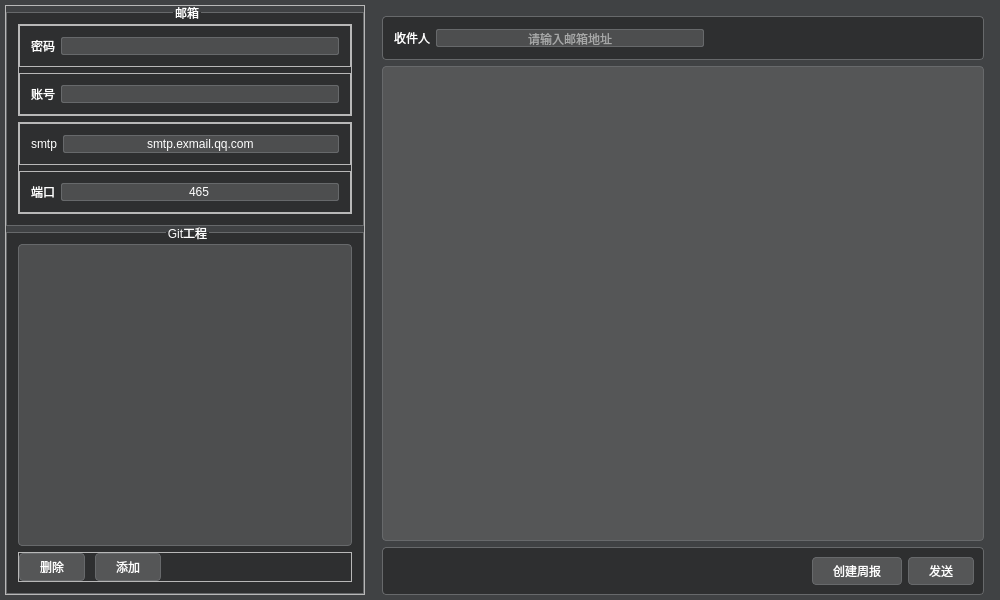
<?xml version="1.0" encoding="UTF-8"?>
<ui version="4.0">
 <class>MainWindow</class>
 <widget class="QMainWindow" name="MainWindow">
  <property name="geometry">
   <rect>
    <x>0</x>
    <y>0</y>
    <width>1000</width>
    <height>600</height>
   </rect>
  </property>
  <property name="minimumSize">
   <size>
    <width>1000</width>
    <height>600</height>
   </size>
  </property>
  <property name="maximumSize">
   <size>
    <width>1000</width>
    <height>600</height>
   </size>
  </property>
  <property name="windowTitle">
   <string>登录配置</string>
  </property>
  <property name="styleSheet">
   <string notr="true">QWidget#centralWidget
{
	background-color: rgb(64, 66, 68);
}

QLineEdit
{
    border-radius: 2px;
    border: 1px solid rgb(103, 105, 107);
	background-color: rgb(77, 78, 79);
    color: white;
}

QGroupBox
{
   border: 1px solid rgb(103, 105, 107);
   margin-top:6px;
   background-color: rgb(46, 47, 48)
}

QGroupBox::title 
{
	subcontrol-origin: margin;
	subcontrol-position: top center;
    color: white;
}

QPushButton 
{
	background-color: rgb(85, 86, 87);
	border-radius: 4px;
    border: 1px solid rgb(103, 105, 107);
    color: white;
    padding: 4px 20px;
    border-radius: 4px;

}

QLabel 
{
	color: white;
}

QTextEdit {
	background-color: rgb(85, 86, 87);
	border-radius: 4px;
    border: 1px solid rgb(103, 105, 107);
    padding: 10px 30px 10px 30px;
    color: white;
}

QFrame#tool
{
	border-radius: 4px;
    border: 1px solid rgb(103, 105, 107);
	background-color: rgb(46, 47, 48);
}

QFrame#foot
{
	border-radius: 4px;
    border: 1px solid rgb(103, 105, 107);
	background-color: rgb(46, 47, 48);
}

QListWidget#projectList
{
	background-color: rgb(77, 78, 79);
	border: 1px solid rgb(103, 105, 107) ;
    border-radius: 4px;
}

QListWidget#projectList::item {
	background-color:rgb(46, 47, 48);
}

QListWidget#projectList::item:selected
{
	background-color: rgb(25, 25, 26)
}
</string>
  </property>
  <widget class="QWidget" name="centralWidget">
   <layout class="QHBoxLayout" name="horizontalLayout_7">
    <property name="leftMargin">
     <number>5</number>
    </property>
    <property name="topMargin">
     <number>5</number>
    </property>
    <property name="rightMargin">
     <number>5</number>
    </property>
    <property name="bottomMargin">
     <number>5</number>
    </property>
    <item>
     <widget class="QFrame" name="aside">
      <property name="minimumSize">
       <size>
        <width>360</width>
        <height>0</height>
       </size>
      </property>
      <property name="maximumSize">
       <size>
        <width>360</width>
        <height>16777215</height>
       </size>
      </property>
      <property name="frameShape">
       <enum>QFrame::StyledPanel</enum>
      </property>
      <property name="frameShadow">
       <enum>QFrame::Raised</enum>
      </property>
      <layout class="QVBoxLayout" name="verticalLayout_6">
       <property name="spacing">
        <number>0</number>
       </property>
       <property name="leftMargin">
        <number>0</number>
       </property>
       <property name="topMargin">
        <number>0</number>
       </property>
       <property name="rightMargin">
        <number>0</number>
       </property>
       <property name="bottomMargin">
        <number>0</number>
       </property>
       <item>
        <widget class="QGroupBox" name="groupBox">
         <property name="title">
          <string>邮箱</string>
         </property>
         <layout class="QVBoxLayout" name="verticalLayout_2">
          <item>
           <widget class="QFrame" name="frame_3">
            <property name="frameShape">
             <enum>QFrame::StyledPanel</enum>
            </property>
            <property name="frameShadow">
             <enum>QFrame::Raised</enum>
            </property>
            <layout class="QVBoxLayout" name="verticalLayout_4">
             <property name="leftMargin">
              <number>0</number>
             </property>
             <property name="topMargin">
              <number>0</number>
             </property>
             <property name="rightMargin">
              <number>0</number>
             </property>
             <property name="bottomMargin">
              <number>0</number>
             </property>
             <item>
              <widget class="QFrame" name="frame_6">
               <property name="frameShape">
                <enum>QFrame::StyledPanel</enum>
               </property>
               <property name="frameShadow">
                <enum>QFrame::Raised</enum>
               </property>
               <layout class="QHBoxLayout" name="horizontalLayout_5">
                <item>
                 <widget class="QLabel" name="label_2">
                  <property name="text">
                   <string>密码</string>
                  </property>
                 </widget>
                </item>
                <item>
                 <widget class="QLineEdit" name="password">
                  <property name="text">
                   <string/>
                  </property>
                  <property name="echoMode">
                   <enum>QLineEdit::Password</enum>
                  </property>
                  <property name="alignment">
                   <set>Qt::AlignCenter</set>
                  </property>
                 </widget>
                </item>
               </layout>
              </widget>
             </item>
             <item>
              <widget class="QFrame" name="frame_5">
               <property name="frameShape">
                <enum>QFrame::StyledPanel</enum>
               </property>
               <property name="frameShadow">
                <enum>QFrame::Raised</enum>
               </property>
               <layout class="QHBoxLayout" name="horizontalLayout_2">
                <item>
                 <widget class="QLabel" name="label">
                  <property name="text">
                   <string>账号</string>
                  </property>
                 </widget>
                </item>
                <item>
                 <widget class="QLineEdit" name="username">
                  <property name="text">
                   <string/>
                  </property>
                  <property name="alignment">
                   <set>Qt::AlignCenter</set>
                  </property>
                 </widget>
                </item>
               </layout>
              </widget>
             </item>
            </layout>
           </widget>
          </item>
          <item>
           <widget class="QFrame" name="frame_2">
            <property name="frameShape">
             <enum>QFrame::StyledPanel</enum>
            </property>
            <property name="frameShadow">
             <enum>QFrame::Raised</enum>
            </property>
            <layout class="QVBoxLayout" name="verticalLayout_5">
             <property name="leftMargin">
              <number>0</number>
             </property>
             <property name="topMargin">
              <number>0</number>
             </property>
             <property name="rightMargin">
              <number>0</number>
             </property>
             <property name="bottomMargin">
              <number>0</number>
             </property>
             <item>
              <widget class="QFrame" name="frame_7">
               <property name="frameShape">
                <enum>QFrame::StyledPanel</enum>
               </property>
               <property name="frameShadow">
                <enum>QFrame::Raised</enum>
               </property>
               <layout class="QHBoxLayout" name="horizontalLayout_3">
                <item>
                 <widget class="QLabel" name="label_3">
                  <property name="text">
                   <string>smtp</string>
                  </property>
                 </widget>
                </item>
                <item>
                 <widget class="QLineEdit" name="smtp">
                  <property name="text">
                   <string>smtp.exmail.qq.com</string>
                  </property>
                  <property name="alignment">
                   <set>Qt::AlignCenter</set>
                  </property>
                 </widget>
                </item>
               </layout>
              </widget>
             </item>
             <item>
              <widget class="QFrame" name="frame_8">
               <property name="frameShape">
                <enum>QFrame::StyledPanel</enum>
               </property>
               <property name="frameShadow">
                <enum>QFrame::Raised</enum>
               </property>
               <layout class="QHBoxLayout" name="horizontalLayout_6">
                <item>
                 <widget class="QLabel" name="label_4">
                  <property name="text">
                   <string>端口</string>
                  </property>
                 </widget>
                </item>
                <item>
                 <widget class="QLineEdit" name="port">
                  <property name="text">
                   <string>465</string>
                  </property>
                  <property name="alignment">
                   <set>Qt::AlignCenter</set>
                  </property>
                 </widget>
                </item>
               </layout>
              </widget>
             </item>
            </layout>
           </widget>
          </item>
         </layout>
        </widget>
       </item>
       <item>
        <widget class="QGroupBox" name="groupBox_2">
         <property name="title">
          <string>Git工程</string>
         </property>
         <layout class="QVBoxLayout" name="verticalLayout_3">
          <item>
           <widget class="QListWidget" name="projectList"/>
          </item>
          <item>
           <widget class="QFrame" name="frame_4">
            <property name="sizePolicy">
             <sizepolicy hsizetype="Preferred" vsizetype="Fixed">
              <horstretch>0</horstretch>
              <verstretch>0</verstretch>
             </sizepolicy>
            </property>
            <property name="frameShape">
             <enum>QFrame::StyledPanel</enum>
            </property>
            <property name="frameShadow">
             <enum>QFrame::Raised</enum>
            </property>
            <layout class="QHBoxLayout" name="horizontalLayout_4">
             <property name="spacing">
              <number>0</number>
             </property>
             <property name="leftMargin">
              <number>0</number>
             </property>
             <property name="topMargin">
              <number>0</number>
             </property>
             <property name="rightMargin">
              <number>0</number>
             </property>
             <property name="bottomMargin">
              <number>0</number>
             </property>
             <item>
              <widget class="QPushButton" name="btn_delete">
               <property name="text">
                <string>删除</string>
               </property>
              </widget>
             </item>
             <item>
              <spacer name="horizontalSpacer_6">
               <property name="orientation">
                <enum>Qt::Horizontal</enum>
               </property>
               <property name="sizeType">
                <enum>QSizePolicy::Fixed</enum>
               </property>
               <property name="sizeHint" stdset="0">
                <size>
                 <width>10</width>
                 <height>20</height>
                </size>
               </property>
              </spacer>
             </item>
             <item>
              <widget class="QPushButton" name="btn_add">
               <property name="text">
                <string>添加</string>
               </property>
              </widget>
             </item>
             <item>
              <spacer name="horizontalSpacer_5">
               <property name="orientation">
                <enum>Qt::Horizontal</enum>
               </property>
               <property name="sizeHint" stdset="0">
                <size>
                 <width>40</width>
                 <height>20</height>
                </size>
               </property>
              </spacer>
             </item>
            </layout>
           </widget>
          </item>
         </layout>
        </widget>
       </item>
      </layout>
     </widget>
    </item>
    <item>
     <widget class="QWidget" name="widget_9" native="true">
      <layout class="QVBoxLayout" name="verticalLayout">
       <property name="bottomMargin">
        <number>0</number>
       </property>
       <item>
        <widget class="QFrame" name="tool">
         <property name="frameShape">
          <enum>QFrame::StyledPanel</enum>
         </property>
         <property name="frameShadow">
          <enum>QFrame::Raised</enum>
         </property>
         <layout class="QHBoxLayout" name="horizontalLayout">
          <item>
           <widget class="QLabel" name="label_5">
            <property name="text">
             <string>收件人</string>
            </property>
           </widget>
          </item>
          <item>
           <widget class="QLineEdit" name="lineEdit">
            <property name="alignment">
             <set>Qt::AlignCenter</set>
            </property>
            <property name="placeholderText">
             <string>请输入邮箱地址</string>
            </property>
           </widget>
          </item>
          <item>
           <spacer name="horizontalSpacer">
            <property name="orientation">
             <enum>Qt::Horizontal</enum>
            </property>
            <property name="sizeHint" stdset="0">
             <size>
              <width>40</width>
              <height>20</height>
             </size>
            </property>
           </spacer>
          </item>
         </layout>
        </widget>
       </item>
       <item>
        <widget class="QTextEdit" name="textEdit"/>
       </item>
       <item>
        <widget class="QFrame" name="foot">
         <property name="frameShape">
          <enum>QFrame::StyledPanel</enum>
         </property>
         <property name="frameShadow">
          <enum>QFrame::Raised</enum>
         </property>
         <layout class="QHBoxLayout" name="horizontalLayout_8">
          <property name="leftMargin">
           <number>9</number>
          </property>
          <property name="topMargin">
           <number>9</number>
          </property>
          <property name="rightMargin">
           <number>9</number>
          </property>
          <property name="bottomMargin">
           <number>9</number>
          </property>
          <item>
           <spacer name="horizontalSpacer_2">
            <property name="orientation">
             <enum>Qt::Horizontal</enum>
            </property>
            <property name="sizeHint" stdset="0">
             <size>
              <width>40</width>
              <height>20</height>
             </size>
            </property>
           </spacer>
          </item>
          <item>
           <widget class="QPushButton" name="btn_create">
            <property name="text">
             <string>创建周报</string>
            </property>
           </widget>
          </item>
          <item>
           <widget class="QPushButton" name="btn_send">
            <property name="text">
             <string>发送</string>
            </property>
           </widget>
          </item>
         </layout>
        </widget>
       </item>
      </layout>
     </widget>
    </item>
   </layout>
  </widget>
 </widget>
 <layoutdefault spacing="6" margin="11"/>
 <resources/>
 <connections/>
</ui>
